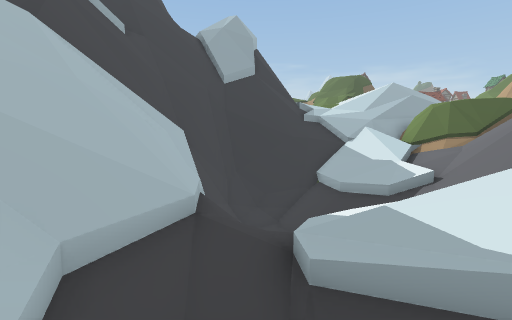
view 1 (above)

17 first-person views from a walk through a scene from a Unity 3-D project. The camera is 1.3 m above the floor, tilts 6° down and sees 85° across. Doors are open. The floor is counted in squares, 2 m on a side. Each view is taken from the middle of a square. On the plan, view 1 faces up. The plan holds only what a view shows up to about 9 squares ahead; the rest is blank. The place goes on beyond the plan. The player is left out.

view 2
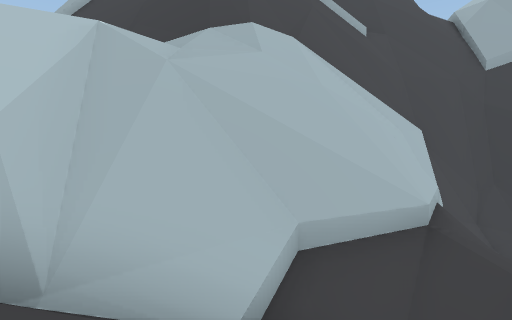

view 3
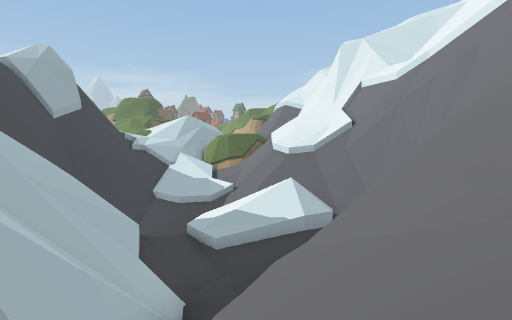

view 4
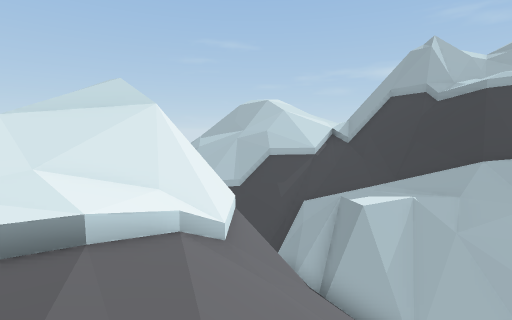

view 5
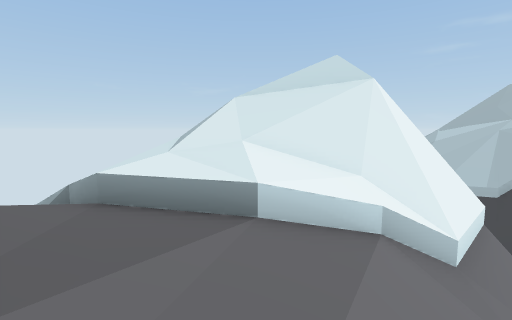

view 6
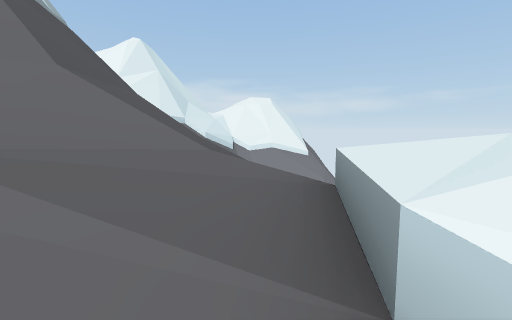

view 7
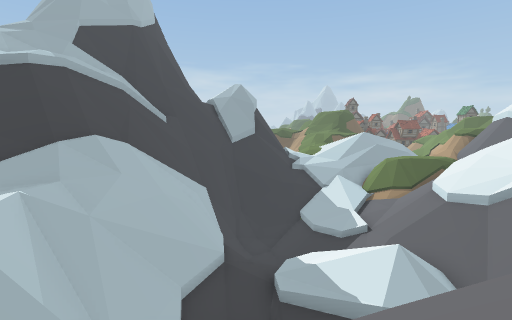

view 8
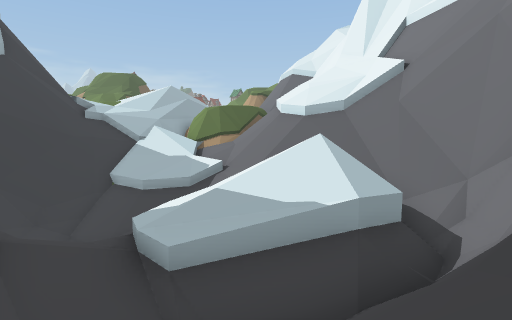

view 9
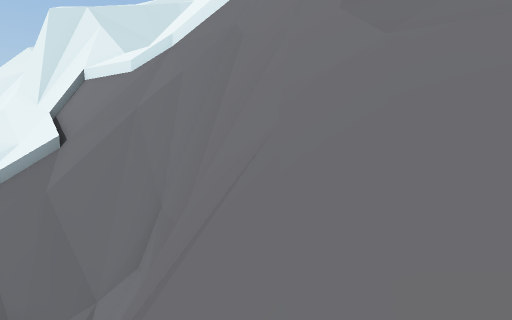

view 10
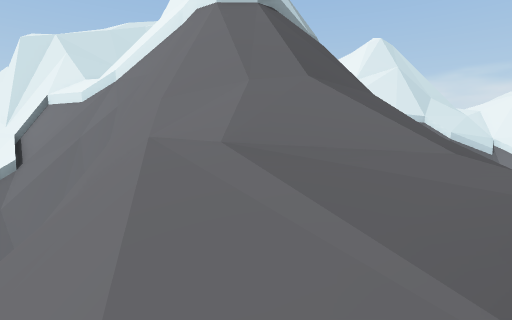

view 11
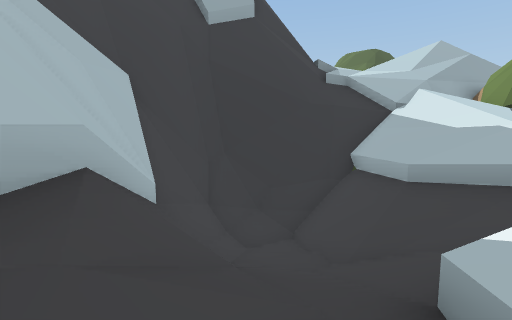

view 12
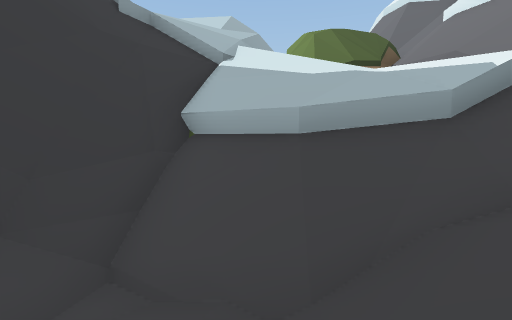

view 13
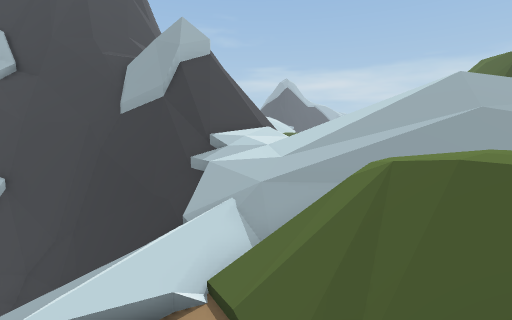

view 14
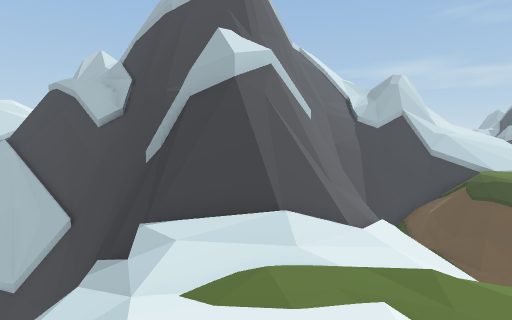

view 15
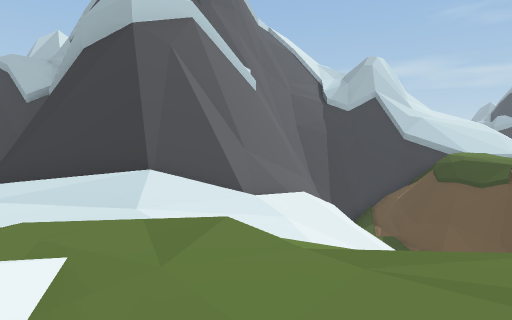

view 16
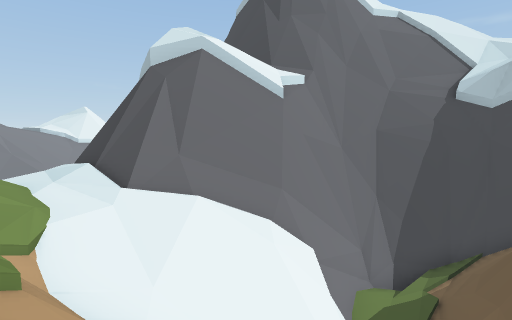

view 17
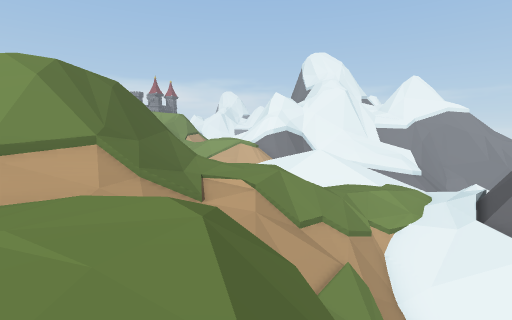

### Floor plan
Key: @ floor where view 1 was taken; # wall or solid block; x gap in a wall; . main floor; : floor 0.75 m higher than the main floor; + floor 1.5 m higher than the main floor; - floor 1.75 m lower than the main floor; _ floor 2.5 m lower than the main floor; < floor 3.25 m lower than the main floor; * floor 4 m higher than the main floor; % floor 4.75 m higher than the main floor; ( floor 8 m lower than the main floor; ! floor 11.25 m lower than the main floor; / step, stairs or slope; = window, fence, low wall or low ledge; ^ raised ledge; v drop or lower ground.
Columns run from 7 left of view 1 to 10 right of it. Each row starts with its distance up from view 1.
 27         /:::/=
 26     _<   // /=
 25     //=     /##%x
 24 #=#####    ///##
 23 ####=#/   ///./#
 22  ##//((/  =//..
 21  ###//////#////
 20    ###////////
 19     ##//////-
 18      ###//</-/
 17        ##=_//
 16         ##_/////
 15         ##_/////
 14         ##////##
 13        ##vv/////
 12        ####/////_
 11       ####///////
 10      ^#/////////=
  9      ^#!/////////^
  8      ^#/!///////^
  7      ^/////////
  6      ^//// ///   ^
  5      ^///// //# ^^
  4      ^///// //##=v
  3      #//#/////^=vv
  2     ^#///////#^vv*
  1     #///#////# v==
  0    ##//@###### v##
 -1  ###/////vv  ####
 -2  vv#=/////vvv##
 -3   v////////#v#
 -4   v###///.///##
 -5    vv=#=..////##
 -6     =#:#=//v   #
 -7     ==+.=/
 -8      =:.

Positions as (right, up) in squares from view 1, and headings:
1: (0, 0), facing up
2: (0, 0), facing up-left
3: (-4, -3), facing up-right
4: (3, -3), facing left
5: (2, -3), facing down-left
6: (0, -4), facing down-right
7: (0, -4), facing up
8: (-1, 0), facing up-right
9: (1, -2), facing right
10: (0, -4), facing right
11: (0, 4), facing up
12: (0, 7), facing up-right
13: (9, 9), facing up-left
14: (7, 16), facing left
15: (6, 18), facing left
16: (4, 24), facing down-left
17: (1, 27), facing down-right
